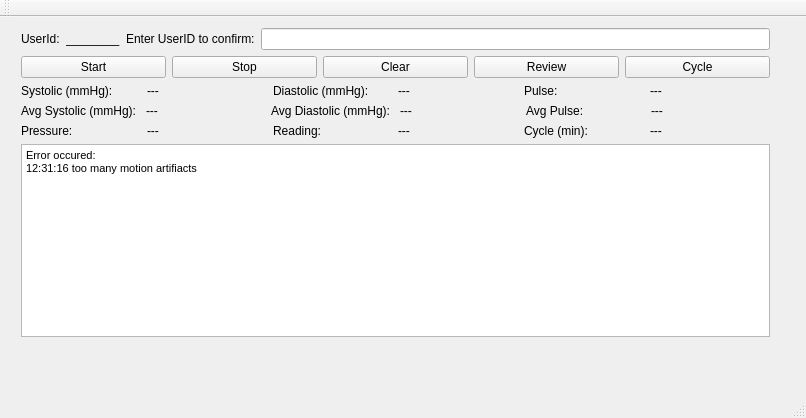
<?xml version="1.0" encoding="UTF-8"?>
<ui version="4.0">
 <class>BPTruBPM200Class</class>
 <widget class="QMainWindow" name="BPTruBPM200Class">
  <property name="geometry">
   <rect>
    <x>0</x>
    <y>0</y>
    <width>806</width>
    <height>418</height>
   </rect>
  </property>
  <property name="windowTitle">
   <string>BPTruBPM200</string>
  </property>
  <widget class="QWidget" name="centralWidget">
   <widget class="QWidget" name="verticalLayoutWidget">
    <property name="geometry">
     <rect>
      <x>10</x>
      <y>0</y>
      <width>771</width>
      <height>331</height>
     </rect>
    </property>
    <layout class="QVBoxLayout" name="verticalLayout">
     <item>
      <layout class="QHBoxLayout" name="UserIDHorizontalLayout">
       <item>
        <widget class="QLabel" name="UserIDLabel">
         <property name="text">
          <string>UserId:</string>
         </property>
        </widget>
       </item>
       <item>
        <widget class="QLabel" name="UserIDVal">
         <property name="text">
          <string>________</string>
         </property>
        </widget>
       </item>
       <item>
        <widget class="QLabel" name="ConfirmUserID">
         <property name="text">
          <string>Enter UserID to confirm:</string>
         </property>
        </widget>
       </item>
       <item>
        <widget class="QLineEdit" name="ConfrimUserIDInput">
         <property name="text">
          <string/>
         </property>
        </widget>
       </item>
      </layout>
     </item>
     <item>
      <layout class="QHBoxLayout" name="BPMButtonsHorizontalLayout">
       <item>
        <widget class="QPushButton" name="StartButton">
         <property name="text">
          <string>Start</string>
         </property>
        </widget>
       </item>
       <item>
        <widget class="QPushButton" name="StopButton">
         <property name="text">
          <string>Stop</string>
         </property>
        </widget>
       </item>
       <item>
        <widget class="QPushButton" name="ClearButton">
         <property name="text">
          <string>Clear</string>
         </property>
        </widget>
       </item>
       <item>
        <widget class="QPushButton" name="ReviewButton">
         <property name="text">
          <string>Review</string>
         </property>
        </widget>
       </item>
       <item>
        <widget class="QPushButton" name="CycleButton">
         <property name="text">
          <string>Cycle</string>
         </property>
        </widget>
       </item>
      </layout>
     </item>
     <item>
      <layout class="QHBoxLayout" name="BPValsHorizontalLayout">
       <item>
        <widget class="QLabel" name="SystolicLabel">
         <property name="text">
          <string>Systolic (mmHg):</string>
         </property>
        </widget>
       </item>
       <item>
        <widget class="QLabel" name="SystolicVal">
         <property name="text">
          <string>---</string>
         </property>
        </widget>
       </item>
       <item>
        <widget class="QLabel" name="DiastolicLabel">
         <property name="text">
          <string>Diastolic (mmHg):</string>
         </property>
        </widget>
       </item>
       <item>
        <widget class="QLabel" name="DiastolicVal">
         <property name="text">
          <string>---</string>
         </property>
        </widget>
       </item>
       <item>
        <widget class="QLabel" name="PulseLabel">
         <property name="text">
          <string>Pulse:</string>
         </property>
        </widget>
       </item>
       <item>
        <widget class="QLabel" name="PulseVal">
         <property name="text">
          <string>---</string>
         </property>
        </widget>
       </item>
      </layout>
     </item>
     <item>
      <layout class="QHBoxLayout" name="BPAvgValsHorizontalLayout">
       <item>
        <widget class="QLabel" name="AvgSystolicLabel">
         <property name="text">
          <string>Avg Systolic (mmHg):</string>
         </property>
        </widget>
       </item>
       <item>
        <widget class="QLabel" name="AvgSystolicVal">
         <property name="text">
          <string>---</string>
         </property>
        </widget>
       </item>
       <item>
        <widget class="QLabel" name="AvdDiastolicLabel">
         <property name="text">
          <string>Avg Diastolic (mmHg): </string>
         </property>
        </widget>
       </item>
       <item>
        <widget class="QLabel" name="AvgDiastolicVal">
         <property name="text">
          <string>---</string>
         </property>
        </widget>
       </item>
       <item>
        <widget class="QLabel" name="AvgPulseLabel">
         <property name="text">
          <string>Avg Pulse:</string>
         </property>
        </widget>
       </item>
       <item>
        <widget class="QLabel" name="AvgPulseVal">
         <property name="text">
          <string>---</string>
         </property>
        </widget>
       </item>
      </layout>
     </item>
     <item>
      <layout class="QHBoxLayout" name="BPVals2HorizontalLayout">
       <item>
        <widget class="QLabel" name="PressureLabel">
         <property name="text">
          <string>Pressure:</string>
         </property>
        </widget>
       </item>
       <item>
        <widget class="QLabel" name="PressureVal">
         <property name="text">
          <string>---</string>
         </property>
        </widget>
       </item>
       <item>
        <widget class="QLabel" name="ReadingLabel">
         <property name="text">
          <string>Reading:</string>
         </property>
        </widget>
       </item>
       <item>
        <widget class="QLabel" name="ReadingVal">
         <property name="text">
          <string>---</string>
         </property>
        </widget>
       </item>
       <item>
        <widget class="QLabel" name="CycleLabel">
         <property name="text">
          <string>Cycle (min):</string>
         </property>
        </widget>
       </item>
       <item>
        <widget class="QLabel" name="CycleVal">
         <property name="text">
          <string>---</string>
         </property>
        </widget>
       </item>
      </layout>
     </item>
     <item>
      <widget class="QTextBrowser" name="ErrorsTextBrowser">
       <property name="html">
        <string>&lt;!DOCTYPE HTML PUBLIC &quot;-//W3C//DTD HTML 4.0//EN&quot; &quot;http://www.w3.org/TR/REC-html40/strict.dtd&quot;&gt;
&lt;html&gt;&lt;head&gt;&lt;meta name=&quot;qrichtext&quot; content=&quot;1&quot; /&gt;&lt;style type=&quot;text/css&quot;&gt;
p, li { white-space: pre-wrap; }
&lt;/style&gt;&lt;/head&gt;&lt;body style=&quot; font-family:'MS Shell Dlg 2'; font-size:8.25pt; font-weight:400; font-style:normal;&quot;&gt;
&lt;p style=&quot; margin-top:0px; margin-bottom:0px; margin-left:0px; margin-right:0px; -qt-block-indent:0; text-indent:0px;&quot;&gt;Error occured:&lt;/p&gt;
&lt;p style=&quot; margin-top:0px; margin-bottom:0px; margin-left:0px; margin-right:0px; -qt-block-indent:0; text-indent:0px;&quot;&gt;12:31:16 too many motion artifiacts&lt;/p&gt;&lt;/body&gt;&lt;/html&gt;</string>
       </property>
      </widget>
     </item>
    </layout>
   </widget>
  </widget>
  <widget class="QMenuBar" name="menuBar">
   <property name="geometry">
    <rect>
     <x>0</x>
     <y>0</y>
     <width>806</width>
     <height>21</height>
    </rect>
   </property>
  </widget>
  <widget class="QToolBar" name="mainToolBar">
   <attribute name="toolBarArea">
    <enum>TopToolBarArea</enum>
   </attribute>
   <attribute name="toolBarBreak">
    <bool>false</bool>
   </attribute>
  </widget>
  <widget class="QStatusBar" name="statusBar"/>
 </widget>
 <layoutdefault spacing="6" margin="11"/>
 <resources/>
 <connections/>
 <slots>
  <slot>OnStartClicked()</slot>
 </slots>
</ui>
